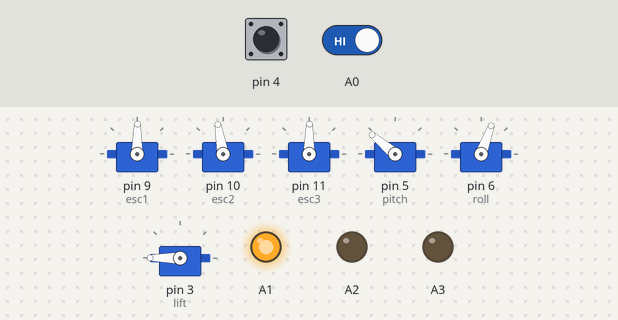
A sketch run on a simulated Arduino Uno, built with avr-gcc and run on an emulated ATmega328P. Shown: 6 × servo, output pins drawn as LEDs (lit = HIGH). Inputs (shaded band) come from the test bench; at power-on: A0 HIGH, pin 4 HIGH.

Above: at 9.2 s.
9.3 s: A0 driven LOW
At 11.3 s:
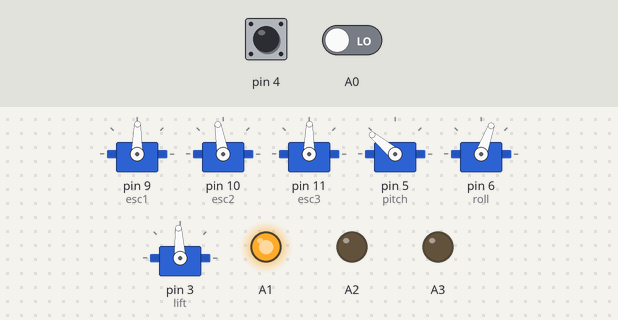
12.3 s: pin 4 pulled LOW for 1 s
At 13.2 s:
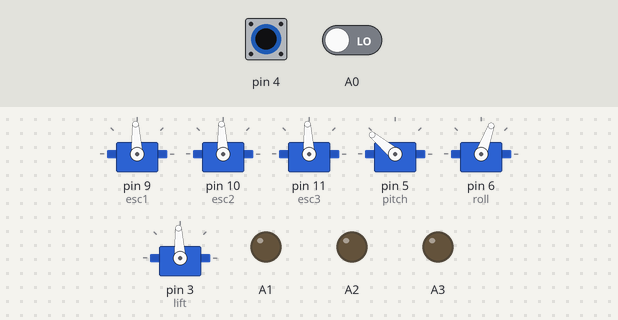
15.8 s: pin 4 pulled LOW for 3.2 s
At 21.2 s:
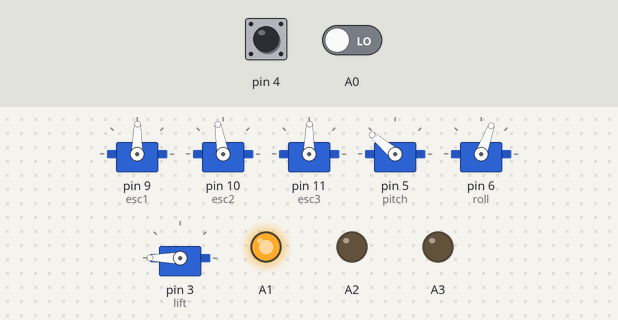
21.5 s: A0 driven HIGH
At 22.6 s:
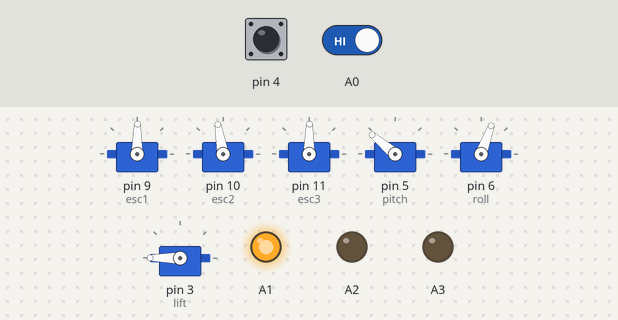
Timing chart, 0 to 24.0 s (numbered marks = the images above; inputs shaded):
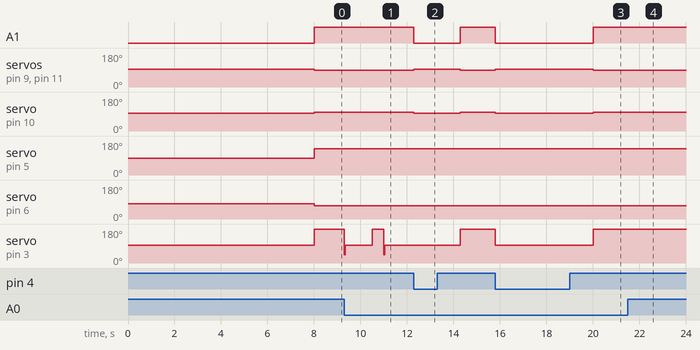

The sketch:

table_tennis_V4.ino
```cpp
#include <Servo.h>
Servo esc1,esc2,esc3,pitch,roll,lift;

int e1[]= {1460}; //topsin-left     right-left backspin long
int e2[]= {1570}; //backspin
int e3[]= {1460}; //topspin-right
int p[] = {50,50,50};  //pitch up(+)    down(-) (0=middle)
int r[] = {-10,-10,-10};  //roll right(+)  left(-) (0=middle) range(-40 - 0)
int t[] = {2500,2500,2200};

//int t = 1400;

unsigned long prev_t=0;
const int pitch_zero=90,roll_zero=80;
int shot_number = 0, max_shots;
boolean ball_ready=false;
char c = '0';

void setup() {
  TCCR1B = TCCR1B & B11111000 | B00000010;
  TCCR2B = TCCR2B & B11111000 | B00000010;
  Serial.begin(9600);
  pinMode(4,INPUT_PULLUP); pinMode(A1,OUTPUT); pinMode(A2,OUTPUT); pinMode(A3,OUTPUT);
  esc1.attach(9); esc2.attach(10); esc3.attach(11);
  pitch.attach(5); roll.attach(6); lift.attach(3);
  esc1.writeMicroseconds(1500); esc2.writeMicroseconds(1500); esc3.writeMicroseconds(1500);
  pitch.write(pitch_zero);
  roll.write(roll_zero);
  lift.writeMicroseconds(1500);
  max_shots = sizeof(e1) / sizeof(e1[0]);
  delay(8000);
  lift.writeMicroseconds(2600);
  esc1.writeMicroseconds(e1[shot_number]);
  esc2.writeMicroseconds(e2[shot_number]);
  esc3.writeMicroseconds(e3[shot_number]);
  pitch.write(p[shot_number]+pitch_zero);
  roll.write(r[shot_number]+roll_zero);
  led(e1[shot_number],e2[shot_number],e3[shot_number]);
  prev_t = millis();
  while (Serial.available()){
    char v = Serial.read();
  }
}

void loop() {
    //sets the speed to the brushless motors and postition to servos depending on the arrays above
//    if ((millis()-prev_t)>t && ball_ready == true){
    if ((millis()-prev_t)>t[shot_number] && ball_ready == true){
      lift.writeMicroseconds(2600);
      prev_t = millis();
      delay(500);
      ball_ready = false;
      if (shot_number<max_shots-1) { shot_number++;}
            else  { shot_number=0; }
      esc1.writeMicroseconds(e1[shot_number]);
      esc2.writeMicroseconds(e2[shot_number]);
      esc3.writeMicroseconds(e3[shot_number]);
      pitch.write(p[shot_number]+pitch_zero);
      roll.write(r[shot_number]+roll_zero);
      led(e1[shot_number],e2[shot_number],e3[shot_number]);
    }

    //controls the ball elevator
    //checks if a ball is available
    if (digitalRead(A0)==0 && ball_ready == false){
//    if ((millis()-prev_t)<t){
    if ((millis()-prev_t)<t[shot_number]){
      lift.writeMicroseconds(1000);
      delay(40);
      lift.writeMicroseconds(1500);
    }
      ball_ready = true;
    }


   //turns robot off and on with a switch
//  while (Serial.available()){
//    c = Serial.read();
//  }
//   if (digitalRead(4)==0 || c == '0'){
   if (digitalRead(4)==0){
      lift.writeMicroseconds(1500);
      esc1.writeMicroseconds(1500);
      esc2.writeMicroseconds(1500);
      esc3.writeMicroseconds(1500);
      led(0,0,0);
      while (digitalRead(4)==0){}
      delay(1000);
      prev_t = millis();
      esc1.writeMicroseconds(e1[shot_number]);
      esc2.writeMicroseconds(e2[shot_number]);
      esc3.writeMicroseconds(e3[shot_number]);
      lift.writeMicroseconds(2600);
      led(e1[shot_number],e2[shot_number],e3[shot_number]);
     }

}

void led(int x1, int x2, int x3){
  float d;
  if (x1==0) {digitalWrite(A1,LOW); digitalWrite(A2,LOW); digitalWrite(A3,LOW);}
  else{
  d = (x1+x3)/2;
  d = d/x2;
  if (d<1) {digitalWrite(A1,HIGH); digitalWrite(A2,LOW); digitalWrite(A3,LOW);}
  else if (d>1) {digitalWrite(A1,LOW); digitalWrite(A2,LOW); digitalWrite(A3,HIGH);}
  else {digitalWrite(A1,LOW); digitalWrite(A2,HIGH); digitalWrite(A3,LOW);}
  }
}
```

Measured:
- after the input at 9.3 s, servo on pin 3 (lift): 180° → 93° at once, → 180° 1.2 s later, → 93° 0.50 s later
- after the input at 12.3 s, A1: HIGH → LOW at once, → HIGH 2.0 s later; servo on pin 9 (esc1), servo on pin 11 (esc3): 89° → 93° at once, → 89° 2.0 s later; servo on pin 10 (esc2): 100° → 93° at once, → 100° 2.0 s later
- after the input at 15.8 s, A1: HIGH → LOW at once, → HIGH 4.2 s later; servo on pin 9 (esc1), servo on pin 11 (esc3): 89° → 93° at once, → 89° 4.2 s later; servo on pin 10 (esc2): 100° → 93° at once, → 100° 4.2 s later
- after the input at 21.5 s, servo on pin 3 (lift): stays 180° (without the input it goes to 44° after 1.5 s)
